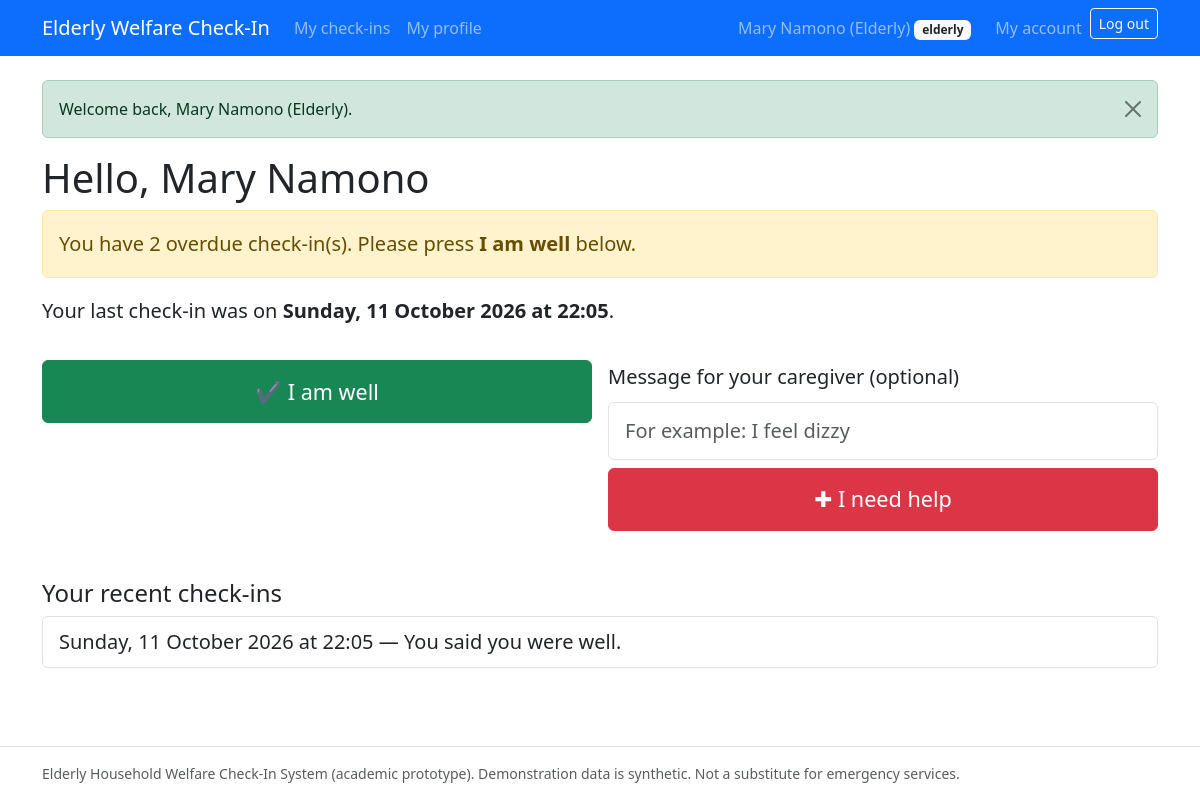
The page /elderly/checkin.php (signed in) on the database its author committed.
### tables this page shows
CREATE TABLE users (
  id                 INT UNSIGNED NOT NULL AUTO_INCREMENT,
  full_name          VARCHAR(100) NOT NULL,
  email              VARCHAR(150) NOT NULL,
  phone              VARCHAR(20) NULL DEFAULT NULL,
  password_hash      VARCHAR(255) NOT NULL COMMENT 'bcrypt hash only, never plain text',
  role               ENUM('admin','caregiver','elderly') NOT NULL
                     COMMENT 'elderly = elderly person OR authorized family member',
  elderly_profile_id INT UNSIGNED NULL DEFAULT NULL
                     COMMENT 'set only for role=elderly; links login to permitted profile',
  status             ENUM('active','suspended') NOT NULL DEFAULT 'active',
  created_at         TIMESTAMP NOT NULL DEFAULT CURRENT_TIMESTAMP,
  updated_at         TIMESTAMP NOT NULL DEFAULT CURRENT_TIMESTAMP ON UPDATE CURRENT_TIMESTAMP,
  PRIMARY KEY (id),
  UNIQUE KEY uq_users_email (email),
  INDEX idx_users_role (role),
  INDEX idx_users_status (status)
);

CREATE TABLE elderly_profiles (
  id                           INT UNSIGNED NOT NULL AUTO_INCREMENT,
  full_name                    VARCHAR(100) NOT NULL,
  date_of_birth                DATE NULL DEFAULT NULL,
  gender                       ENUM('male','female','other','prefer_not_to_say') NULL DEFAULT NULL,
  address                      TEXT NULL DEFAULT NULL,
  phone                        VARCHAR(20) NULL DEFAULT NULL,
  emergency_contact_name       VARCHAR(100) NULL DEFAULT NULL,
  emergency_contact_phone      VARCHAR(20) NULL DEFAULT NULL,
  emergency_contact_relationship VARCHAR(50) NULL DEFAULT NULL,
  secondary_contact_user_id    INT UNSIGNED NULL DEFAULT NULL
                               COMMENT 'authorized escalation recipient (FK users)',
  living_situation             VARCHAR(100) NULL DEFAULT NULL,
  welfare_notes                TEXT NULL DEFAULT NULL
                               COMMENT 'non-diagnostic welfare notes only',
  status                       ENUM('active','inactive','archived') NOT NULL DEFAULT 'active',
  created_by                   INT UNSIGNED NULL DEFAULT NULL,
  created_at                   TIMESTAMP NOT NULL DEFAULT CURRENT_TIMESTAMP,
  updated_at                   TIMESTAMP NOT NULL DEFAULT CURRENT_TIMESTAMP ON UPDATE CURRENT_TIMESTAMP,
  PRIMARY KEY (id),
  INDEX idx_elderly_status (status),
  INDEX idx_elderly_name (full_name),
  INDEX idx_elderly_secondary (secondary_contact_user_id),
  CONSTRAINT fk_elderly_secondary FOREIGN KEY (secondary_contact_user_id)
    REFERENCES users (id) ON DELETE SET NULL ON UPDATE CASCADE,
  CONSTRAINT fk_elderly_created_by FOREIGN KEY (created_by)
    REFERENCES users (id) ON DELETE SET NULL ON UPDATE CASCADE
);

CREATE TABLE checkin_records (
  id                 INT UNSIGNED NOT NULL AUTO_INCREMENT,
  schedule_id        INT UNSIGNED NULL DEFAULT NULL COMMENT 'NULL = ad-hoc check-in',
  elderly_id         INT UNSIGNED NOT NULL,
  submitted_by       INT UNSIGNED NULL DEFAULT NULL COMMENT 'who clicked submit',
  submitted_by_role  VARCHAR(20) NULL DEFAULT NULL
                     COMMENT 'role snapshot at submit time (audit)',
  checkin_at         DATETIME NOT NULL DEFAULT CURRENT_TIMESTAMP,
  method             ENUM('self_online','caregiver_entry','phone_logged','visit_logged')
                     NOT NULL DEFAULT 'self_online',
  wellbeing_status   ENUM('ok','needs_assistance','unwell')
                     NOT NULL DEFAULT 'ok' COMMENT 'self-reported flag, not a diagnosis',
  notes              TEXT NULL DEFAULT NULL,
  created_at         TIMESTAMP NOT NULL DEFAULT CURRENT_TIMESTAMP,
  PRIMARY KEY (id),
  UNIQUE KEY uq_checkin_schedule (schedule_id),
  INDEX idx_checkin_elderly_at (elderly_id, checkin_at),
  INDEX idx_checkin_submitter (submitted_by),
  CONSTRAINT fk_checkin_schedule FOREIGN KEY (schedule_id)
    REFERENCES checkin_schedules (id) ON DELETE SET NULL ON UPDATE CASCADE,
  CONSTRAINT fk_checkin_elderly FOREIGN KEY (elderly_id)
    REFERENCES elderly_profiles (id) ON DELETE CASCADE ON UPDATE CASCADE,
  CONSTRAINT fk_checkin_submitter FOREIGN KEY (submitted_by)
    REFERENCES users (id) ON DELETE SET NULL ON UPDATE CASCADE
);

### includes/functions.php (called while the page is built, shortened)
<?php
require_once __DIR__ . '/../config/database.php';
function e(?string $value): string
{
    return htmlspecialchars((string) $value, ENT_QUOTES, 'UTF-8');
}
function flashes(): array
{
    $pending = $_SESSION['flashes'] ?? [];
    return $pending;
}

### config/database.php (called while the page is built, shortened)
<?php
try {
    $pdo = new PDO(
        'mysql:host=' . DB_HOST . ';dbname=' . DB_NAME . ';charset=' . DB_CHARSET,
        DB_USER,
        DB_PASS,
        [
            PDO::ATTR_ERRMODE            => PDO::ERRMODE_EXCEPTION,
            PDO::ATTR_DEFAULT_FETCH_MODE => PDO::FETCH_ASSOC,
            PDO::ATTR_EMULATE_PREPARES   => false,
        ]
    );
    $pdo->exec("SET time_zone = '" . DB_TIMEZONE_OFFSET . "'");
} catch (PDOException $e) {
    error_log('Database connection failed: ' . $e->getMessage());
    if (PHP_SAPI === 'cli') {
        fwrite(STDERR, "Database connection failed. Check config/database.php and that MySQL is running.\n");
        exit(1);
    }
    http_response_code(500);
    exit('Database connection failed. Please check the configuration and try again.');
}
function db(): PDO
{
    global $pdo;
    return $pdo;
}

### includes/auth.php (called while the page is built, shortened)
<?php
require_once __DIR__ . '/functions.php';
function current_user(): ?array
{
    $stmt = db()->prepare(
        'SELECT id, full_name, email, role, elderly_profile_id, status
         FROM users WHERE id = :id'
    );
    $stmt->execute(['id' => $_SESSION['user_id']]);
    $user = $stmt->fetch();
    return $user;
}
        ?>
        <?php
function role_home(string $role): string
{
    return match ($role) {
        'admin'     => 'admin/dashboard.php',
        'caregiver' => 'caregiver/dashboard.php',
        default     => 'elderly/checkin.php',
    };
}

### elderly/checkin.php (the view, shortened to what this page needs)
<?php
require_once __DIR__ . '/../includes/auth.php';
$user = require_role('elderly', '../login.php');
$eid = (int) $user['elderly_profile_id'];
$ep = db()->prepare('SELECT full_name FROM elderly_profiles WHERE id = :e');
$ep->execute(['e' => $eid]);
$name = $ep->fetchColumn() ?: $user['full_name'];
$odStmt = db()->prepare(
    "SELECT COUNT(*) FROM checkin_schedules
     WHERE elderly_id = :e AND status = 'scheduled'
       AND DATE_ADD(expected_at, INTERVAL grace_minutes MINUTE) < NOW()"
);
$odStmt->execute(['e' => $eid]);
$overdueCount = (int) $odStmt->fetchColumn();
$lastStmt = db()->prepare(
    'SELECT checkin_at FROM checkin_records WHERE elderly_id = :e ORDER BY checkin_at DESC LIMIT 1'
);
$lastStmt->execute(['e' => $eid]);
$last = $lastStmt->fetchColumn();
$histStmt = db()->prepare(
    'SELECT checkin_at, wellbeing_status FROM checkin_records
     WHERE elderly_id = :e ORDER BY checkin_at DESC LIMIT 5'
);
$histStmt->execute(['e' => $eid]);
$history = $histStmt->fetchAll();
$rootPrefix = '../';
require_once __DIR__ . '/../includes/header.php';
?>
<div class="elderly-zone">
    <h1>Hello, <?= e($name) ?></h1>
    <?php if ($overdueCount > 0): ?>
        <div class="alert alert-warning">You have <?= e((string) $overdueCount) ?> overdue
            check-in(s). Please press <strong>I am well</strong> below.</div>
    <?php elseif ($next): ?>
        <p>Your next check-in is due on
            <strong><?= e((new DateTime($next['expected_at']))->format('l, j F Y \a\t H:i')) ?></strong>.</p>
    <?php else: ?>
        <p>There is nothing scheduled right now. You can still check in below.</p>
    <?php endif; ?>
    <?php if ($last): ?>
        <p>Your last check-in was on
            <strong><?= e((new DateTime($last))->format('l, j F Y \a\t H:i')) ?></strong>.</p>
    <?php endif; ?>
    <div class="row g-3 mt-2">
        <div class="col-md-6">
            <form method="post" action="checkin.php">
                <button class="btn btn-success w-100" type="submit">✔ I am well</button>
            </form>
        </div>
        <div class="col-md-6">
            <form method="post" action="checkin.php">
                <label class="form-label" for="notes">Message for your caregiver (optional)</label>
                <input class="form-control mb-2" id="notes" name="notes" maxlength="500"
                       placeholder="For example: I feel dizzy">
                <button class="btn btn-danger w-100" type="submit">✚ I need help</button>
            </form>
        </div>
    </div>
    <?php if ($history): ?>
        <h2 class="h4 mt-5">Your recent check-ins</h2>
        <ul class="list-group">
            <?php foreach ($history as $h): ?>
                <li class="list-group-item">
                    <?= e((new DateTime($h['checkin_at']))->format('l, j F Y \a\t H:i')) ?> —
                    <?= $h['wellbeing_status'] === 'ok' ? 'You said you were well.' : 'You asked for help.' ?>
                </li>
            <?php endforeach; ?>
        </ul>
    <?php endif; ?>
</div>
<?php require_once __DIR__ . '/../includes/footer.php'; ?>

### includes/header.php (shortened to what this page needs)
<?php
require_once __DIR__ . '/functions.php';
require_once __DIR__ . '/auth.php';
$rootPrefix = $rootPrefix ?? '';
$user       = current_user();
$homeUrl    = $rootPrefix . ($user ? role_home($user['role']) : 'index.php');
?>
<!doctype html>
<html lang="en">
<head>
    <link rel="stylesheet" href="<?= e($rootPrefix) ?>assets/css/bootstrap.min.css">
    <link rel="stylesheet" href="<?= e($rootPrefix) ?>assets/css/app.css">
</head>
<body>
<nav class="navbar navbar-expand-lg navbar-dark bg-primary mb-4">
    <div class="container">
        <a class="navbar-brand" href="<?= e($homeUrl) ?>">Elderly Welfare Check-In</a>
        <div class="collapse navbar-collapse" id="nav">
            <ul class="navbar-nav me-auto">
                <?php if ($user && $user['role'] === 'admin'): ?>
                    <li class="nav-item"><a class="nav-link" href="<?= e($rootPrefix) ?>admin/dashboard.php">Dashboard</a></li>
                    <li class="nav-item"><a class="nav-link" href="<?= e($rootPrefix) ?>admin/elderly.php">Households</a></li>
                    <li class="nav-item"><a class="nav-link" href="<?= e($rootPrefix) ?>admin/schedules.php">Schedules</a></li>
                    <li class="nav-item"><a class="nav-link" href="<?= e($rootPrefix) ?>caregiver/alerts.php">Alerts</a></li>
                    <li class="nav-item"><a class="nav-link" href="<?= e($rootPrefix) ?>caregiver/review.php">Review</a></li>
                    <li class="nav-item"><a class="nav-link" href="<?= e($rootPrefix) ?>admin/caregivers.php">Caregivers</a></li>
                    <li class="nav-item"><a class="nav-link" href="<?= e($rootPrefix) ?>admin/assignments.php">Assignments</a></li>
                    <li class="nav-item"><a class="nav-link" href="<?= e($rootPrefix) ?>admin/settings.php">Settings</a></li>
                    <li class="nav-item"><a class="nav-link" href="<?= e($rootPrefix) ?>admin/reports.php">Reports</a></li>
                    <li class="nav-item"><a class="nav-link" href="<?= e($rootPrefix) ?>admin/audit.php">Audit</a></li>
                <?php elseif ($user): ?>
                    <li class="nav-item"><a class="nav-link" href="<?= e($rootPrefix) ?>elderly/checkin.php">My check-ins</a></li>
                    <li class="nav-item"><a class="nav-link" href="<?= e($rootPrefix) ?>elderly/profile.php">My profile</a></li>
                <?php endif; ?>
            </ul>
            <ul class="navbar-nav">
                <?php if ($user): ?>
                    <li class="nav-item navbar-text me-3">
                        <?= e($user['full_name']) ?>
                        <span class="badge bg-light text-dark"><?= e($user['role']) ?></span>
                    </li>
                    <li class="nav-item"><a class="nav-link" href="<?= e($rootPrefix) ?>account.php">My account</a></li>
                    <li class="nav-item">
                        <form method="post" action="<?= e($rootPrefix) ?>logout.php" class="d-inline">
                            <button type="submit" class="btn btn-outline-light btn-sm">Log out</button>
                        </form>
                    </li>
                <?php else: ?>
                    <li class="nav-item"><a class="nav-link" href="<?= e($rootPrefix) ?>login.php">Log in</a></li>
                <?php endif; ?>
            </ul>
        </div>
    </div>
</nav>
<main class="container mb-5">
    <?php foreach (flashes() as $flash): ?>
        <div class="alert alert-<?= e($flash['type']) ?> alert-dismissible fade show" role="alert">
            <?= e($flash['message']) ?>
            <button type="button" class="btn-close" data-bs-dismiss="alert" aria-label="Close"></button>
        </div>
    <?php endforeach; ?>

### assets/css/app.css (style rules this page uses)
.elderly-zone { font-size: 1.25rem; line-height: 1.7; }
.elderly-zone .btn { font-size: 1.35rem; padding: 0.9rem 1.4rem; min-height: 56px; }
.elderly-zone .form-control { font-size: 1.25rem; padding: 0.8rem 1rem; min-height: 56px; }
body { display: flex; flex-direction: column; min-height: 100vh; }
main { flex: 1; }

### rows shown on the page
users: full_name "Mary Namono (Elderly)", role "elderly"
elderly_profiles: full_name "Mary Namono"
checkin_records: checkin_at "Sunday, 11 October 2026 at 22:05", wellbeing_status "You said you were well."

### other values the page prints
$flash['message'] "Welcome back, Mary Namono (Elderly)."
$overdueCount "2"
